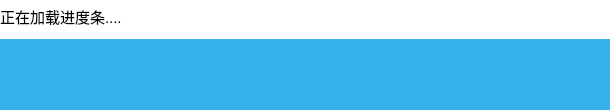
<?xml version="1.0" encoding="UTF-8"?>
<ui version="4.0">
 <class>Dg_Progress</class>
 <widget class="QDialog" name="Dg_Progress">
  <property name="geometry">
   <rect>
    <x>0</x>
    <y>0</y>
    <width>610</width>
    <height>110</height>
   </rect>
  </property>
  <property name="windowTitle">
   <string>Dialog</string>
  </property>
  <property name="styleSheet">
   <string notr="true">background-color: rgb(255, 255, 255);</string>
  </property>
  <widget class="QWidget" name="widget" native="true">
   <property name="geometry">
    <rect>
     <x>-1</x>
     <y>39</y>
     <width>751</width>
     <height>71</height>
    </rect>
   </property>
   <property name="styleSheet">
    <string notr="true">background-color: rgb(52, 178, 237);</string>
   </property>
   <widget class="widget_progress" name="widget_2" native="true">
    <property name="geometry">
     <rect>
      <x>0</x>
      <y>20</y>
      <width>600</width>
      <height>30</height>
     </rect>
    </property>
    <property name="styleSheet">
     <string notr="true"/>
    </property>
   </widget>
  </widget>
  <widget class="QLabel" name="label">
   <property name="geometry">
    <rect>
     <x>0</x>
     <y>6</y>
     <width>141</width>
     <height>21</height>
    </rect>
   </property>
   <property name="font">
    <font>
     <pointsize>11</pointsize>
    </font>
   </property>
   <property name="text">
    <string>正在加载进度条....</string>
   </property>
  </widget>
  <widget class="QLabel" name="l_num">
   <property name="geometry">
    <rect>
     <x>150</x>
     <y>10</y>
     <width>54</width>
     <height>12</height>
    </rect>
   </property>
   <property name="text">
    <string/>
   </property>
  </widget>
 </widget>
 <customwidgets>
  <customwidget>
   <class>widget_progress</class>
   <extends>QWidget</extends>
   <header>widget_progress.h</header>
   <container>1</container>
  </customwidget>
 </customwidgets>
 <resources/>
 <connections/>
</ui>
